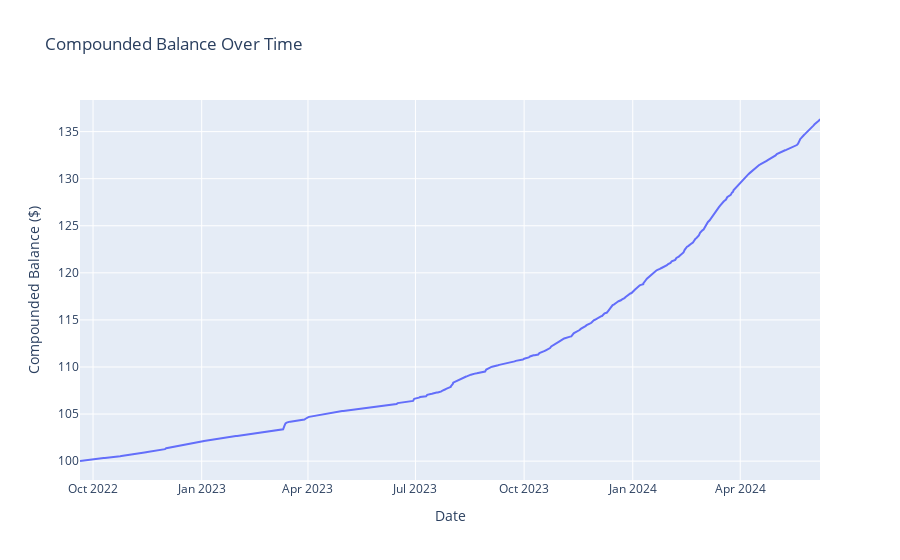

The code cell stored with this chart in its notebook:
### Code cell
# rate on a daily basis
daily_apy = final_apy_df.dropna().assign(final_apy=lambda x: ((1 + x['final_apy']/100)**(1/365)-1))

# Calculate daily growth factors from APY
daily_apy['growth_factor'] = 1 + daily_apy['final_apy']

# Calculate the compounded balance
daily_apy['compounded_balance'] = initial_collateral * daily_apy['growth_factor'].cumprod()

# Plot using Plotly
fig = px.line(daily_apy, x='timestamp', y='compounded_balance', title='Compounded Balance Over Time', labels={'compounded_balance': 'Compounded Balance ($)', 'timestamp': 'Date'})
fig.update_layout(xaxis_title='Date', yaxis_title='Compounded Balance ($)', legend_title='Metric')
fig.show()

### Figure 1 — Plotly figure (JSON) as saved in the notebook; plotly's stock layout.template omitted (floating-point values rounded to 4 significant figures; data arrays with more than 128 entries replaced by an {"elided": "..."} marker saying what was removed)
{"data": [{"hovertemplate": "Date=%{x}<br>Compounded Balance ($)=%{y}<extra></extra>", "legendgroup": "", "line": {"color": "#636efa", "dash": "solid"}, "marker": {"symbol": "circle"}, "mode": "lines", "name": "", "orientation": "v", "showlegend": false, "type": "scatter", "x": {"elided": "632 str values"}, "xaxis": "x", "y": {"elided": "632 float values"}, "yaxis": "y"}], "layout": {"legend": {"title": {"text": "Metric"}, "tracegroupgap": 0}, "title": {"text": "Compounded Balance Over Time"}, "xaxis": {"anchor": "y", "domain": [0, 1], "title": {"text": "Date"}}, "yaxis": {"anchor": "x", "domain": [0, 1], "title": {"text": "Compounded Balance ($)"}}}}
